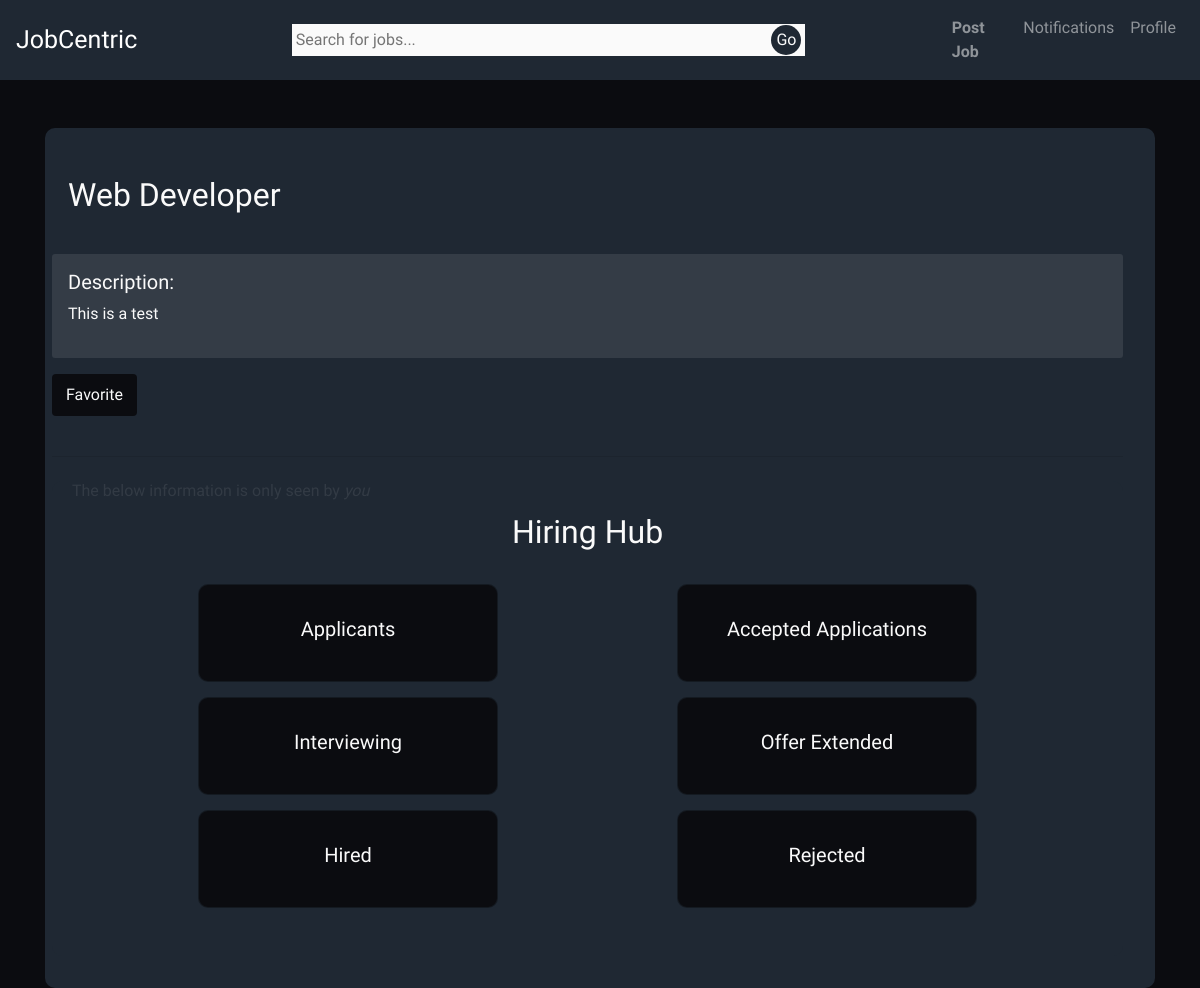
/listing/2/ (signed in), run on an earlier commit of the app's database.
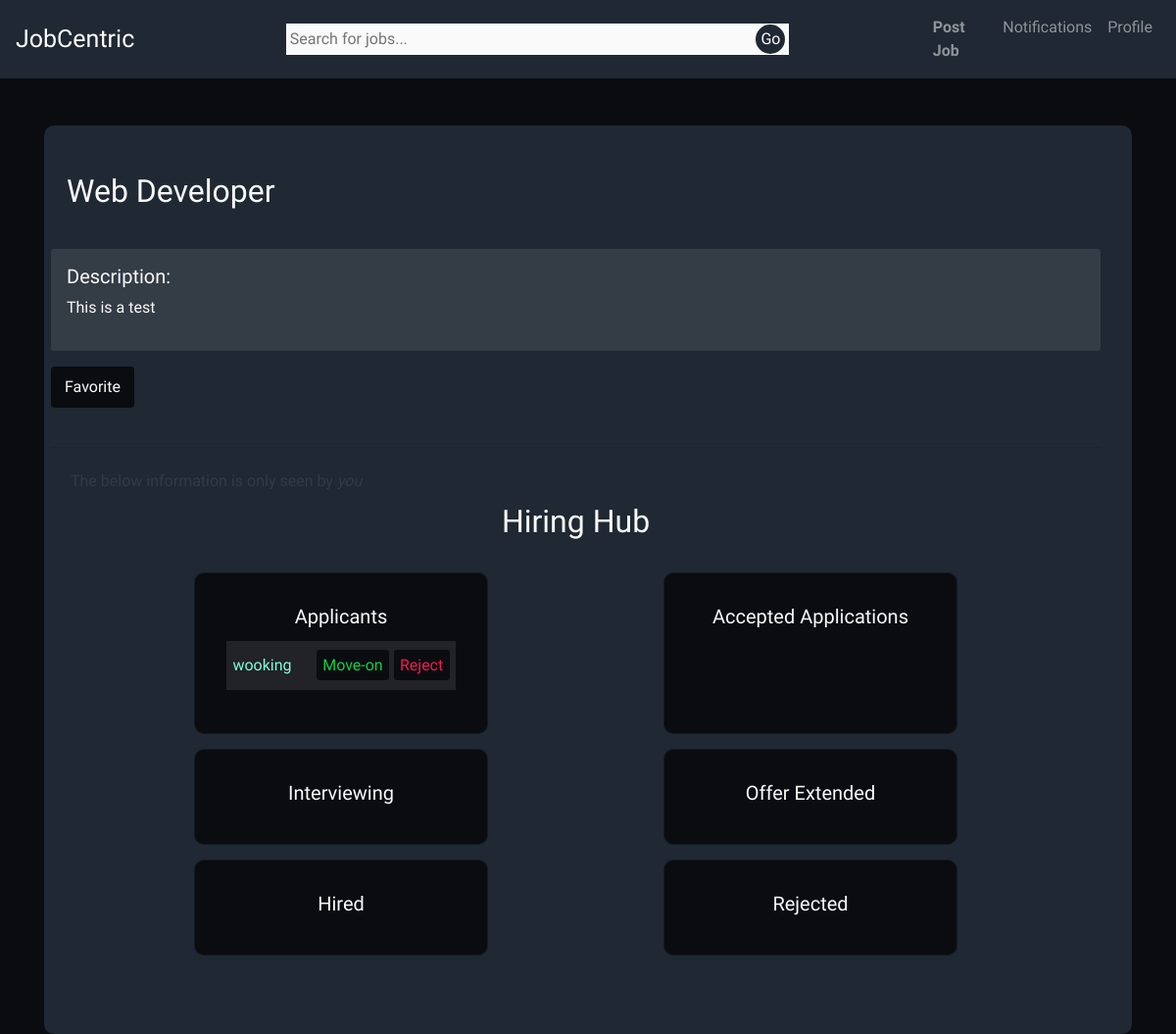
And on a later commit of the database.
### user/models.py (models this page shows)
class User(AbstractUser):
    name = models.CharField(max_length=200)
    email = models.EmailField(unique=True, blank=False)
    bio = models.TextField(null=True, blank=True)
    experience = models.TextField(null=True, blank=True)
    skills = models.TextField(null=True, blank=True)
    contact_num = models.IntegerField(null=True, blank=True)
    REQUIRED_FIELDS = []
    def __str__(self):
        return self.name

### job/views.py (the view, shortened to what this page needs)
class listing_detail_view(LoginRequiredMixin, View):
    def get(self, request, *args, **kwargs):
        template = 'listing_detail.html'
        user = request.user
        listing_id = kwargs['listing_id']
        listing = Listing.objects.get(id=listing_id)
        print(user is listing.user,)
        if not user.username==listing.user.username:
            print(user.username, listing.user.username)
        if not user in listing.applicants.all():
            print("line 19 should work")
            print(user, listing.applicants)
        context = {
            'listing': listing,
            'user': user
        }
        return render(request, template, context)

### templates/listing_detail.html (shortened to what this page needs)
</div>{% extends 'base_template.html' %}{% block content %}
<br />
<div class="listing__container" style="padding-left: 7px; color:white;">
  <div class="listing__header">
    <h2 id="header">{{listing.title}}</h2>
  </div>
  <div class="listing-hero__container">
    <h5>Description:</h5>
    <p>{{listing.description}}</p>
  </div>
  <div class="listing-buttons__container">
    <button type="submit" id="favorite_button">
      <a href="/favorite/{{listing.id}}/">{% if user in listing.favorited_by.all %}Unfavorite{% else %}Favorite{% endif %}</a>
  </button>
    </div>
  <br />
  <hr />
  {% if user.username == listing.user.username %}
    <div class="listing-creator__container">
      <h2><strong>Hiring Hub</strong></h2>
      <h6>The below information is only seen by <em>you</em></h6>
      <div class="listing-creator-applicants__container">
        <div class="listing-applied listing__subContainer">
          <h5>Applicants</h5>
          {% for applicant in listing.applicants.all %}
            <div class="listing-list__container">
              <a href="/profile/{{applicant.username}}">{{applicant.username}}</a>
              <div class="listing-list__buttons">
                <a href="/applicant/{{listing.id}}/{{applicant.id}}" id="list-button">Move-on</a>
                <a href="/reject/{{listing.id}}/{{applicant.id}}" id="Reject">Reject</a>
              </div>
            </div>
          {% endfor %}
        </div>
        <div class="listing-accepted  listing__subContainer">
          <h5>Accepted Applications</h5>
        </div>
        <div class="listing-interviewing  listing__subContainer">
          <h5>Interviewing</h5>
        </div>
        <div class="listing-interviewing  listing__subContainer">
          <h5>Offer Extended</h5>
        </div>
        <div class="listing-interviewing  listing__subContainer">
          <h5>Hired</h5>
        </div>
        <div class="listing-reject  listing__subContainer">
          <h5>Rejected</h5>
        </div>
      </div>
    </div>
  {% endif %}
  </div>
 {% endblock %}

What changed in the data, as far as the page shows it:
now on this page (row edited): User: username "wooking"
